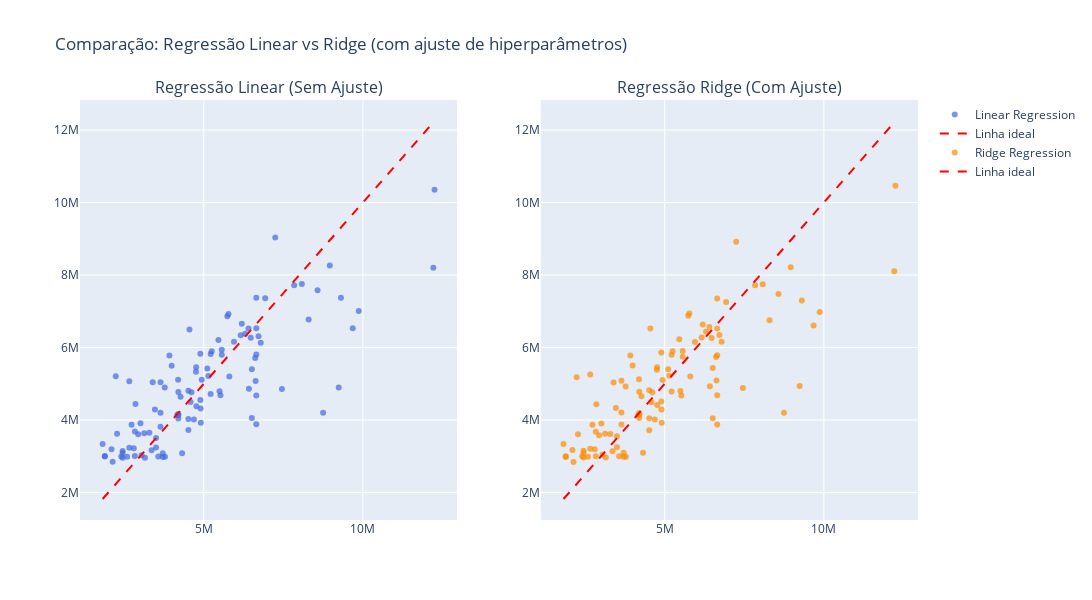

The notebook cell saved with this chart:
### Code cell
# Gráfico comparativo (antes e depois do ajuste Ridge)
fig = make_subplots(rows=1, cols=2, subplot_titles=[
    "Regressão Linear (Sem Ajuste)",
    "Regressão Ridge (Com Ajuste)"
])

fig.add_trace(
    go.Scatter(
        x=y_test, y=y_pred,
        mode='markers',
        name='Linear Regression',
        marker=dict(color='royalblue', opacity=0.7),
        hovertemplate='Preço Real: %{x}<br>Preço Previsto: %{y}'
    ),
    row=1, col=1
)

fig.add_trace(
    go.Scatter(
        x=[y_test.min(), y_test.max()],
        y=[y_test.min(), y_test.max()],
        mode='lines',
        name='Linha ideal',
        line=dict(color='red', dash='dash')
    ),
    row=1, col=1
)

fig.add_trace(
    go.Scatter(
        x=y_test, y=y_pred_ridge,
        mode='markers',
        name='Ridge Regression',
        marker=dict(color='darkorange', opacity=0.7),
        hovertemplate='Preço Real: %{x}<br>Preço Previsto: %{y}'
    ),
    row=1, col=2
)

fig.add_trace(
    go.Scatter(
        x=[y_test.min(), y_test.max()],
        y=[y_test.min(), y_test.max()],
        mode='lines',
        name='Linha ideal',
        line=dict(color='red', dash='dash')
    ),
    row=1, col=2
)

fig.update_layout(
    title="Comparação: Regressão Linear vs Ridge (com ajuste de hiperparâmetros)",
    height=600,
    width=1400,
    showlegend=True
)

fig.show()

#| Métrica   | Regressão Linear Múltipla (sem ajuste) | Ridge (após ajuste) |
#|-----------|----------------------------------------|---------------------|
#| **R²**    | **0.6305**                             | 0.6299              |
#  **MAE**   | R$ 942.516                             | **R$ 941.226**      |
#| **RMSE**  | **R$ 1.303.993**                       | R$ 1.305.034        |
# conclusão que refinou muito pouco o modelo.
